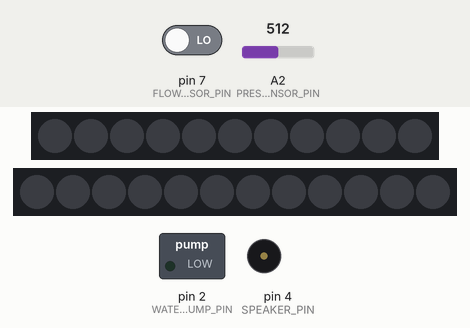
This program was run on a simulated Arduino Micro, built with avr-gcc and run on an emulated ATmega32U4. Parts: 11 RGB LEDs in strip order, left to right, 12 RGB LEDs in strip order, left to right, switched loads named in the program (green lamp = pin HIGH), buzzer (waves = sounding, pin HIGH). The inputs (shaded band) are chosen by the test bench; at power-on: A2 (PRESSURE_SENSOR_PIN) = 512, pin 7 (FLOW_SENSOR_PIN) LOW. Dim RGB values are drawn brighter than linear.

Above: at 4.2 s.
4.3 s: A2 (PRESSURE_SENSOR_PIN) set to 21
At 4.8 s:
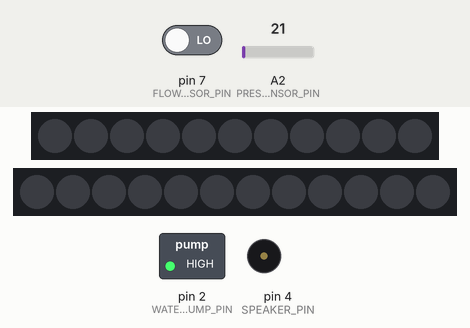
5.8 s: A2 (PRESSURE_SENSOR_PIN) set to 5
At 7.0 s:
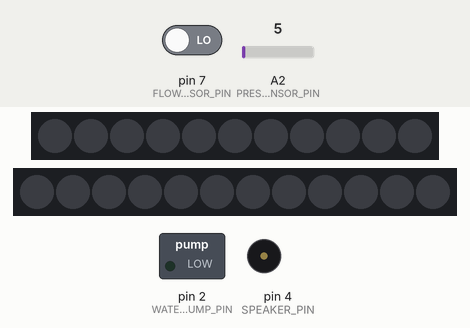
7.3 s: A2 (PRESSURE_SENSOR_PIN) set to 25
At 17.62 s:
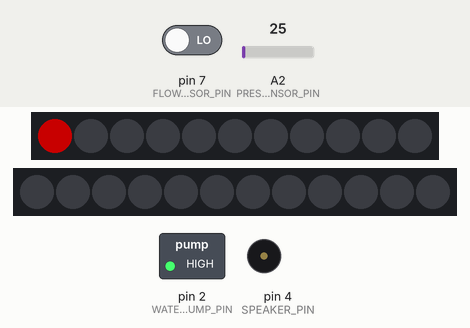
Timing chart, 0 to 19.1 s (numbered marks = the images above; inputs shaded):
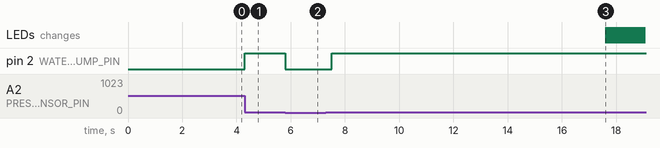

The program:

main.cpp
```cpp
/*Required Libraries: Adafruit NeoPixel*/
#include <Arduino.h>
#include <Adafruit_NeoPixel.h>
#include <Constants.h>

Adafruit_NeoPixel bottleStrip(BOTTLE_STRIP_COUNT, BOTTLE_STRIP_PIN, NEO_GRB + NEO_KHZ800);
Adafruit_NeoPixel glassStrip(GLASS_STRIP_COUNT, GLASS_STRIP_PIN, NEO_GRB + NEO_KHZ800);

int deviceState; // state of the device
double waterAmount_required; // the amount of water (in ml) the users should have drunk so far
double waterAmount_drunk; // the amount of water (in ml) that has been drunk so far
volatile double waterFlow; // amount of water (in ml) pumped in the current filling process
long lastMillis; // the past milliseconds when you were reminded to drink the last time
long lastSnoozeMillis; // the past milliseconds when the snooze remind was active the last time
bool fillingInterrupted; // was the last filling process interrupted
bool wasFilledUp; // was the glass filled up at least once
long rechargingStart;

void initPINS(){
	pinMode(FLOW_SENSOR_PIN, INPUT);
	pinMode(PRESSURE_SENSOR_PIN, INPUT);
	pinMode(SPEAKER_PIN, OUTPUT);
	pinMode(WATER_PUMP_PIN, OUTPUT);
	pinMode(BOTTLE_STRIP_PIN, OUTPUT);
	pinMode(GLASS_STRIP_PIN, OUTPUT);
}

// method for sound
void beep(){
		tone(SPEAKER_PIN, TONE_FREQUENCY, TONE_DURATION);
}
// pixel runs from left to right of the strip
// has delay of wait*number of LEDs on strip
void runningPixel(Adafruit_NeoPixel &strip, uint32_t color, int wait){
	for(int i = 0; i < strip.numPixels(); i++){
		strip.clear();
		strip.setPixelColor(i, color);
		strip.show();
		delay(wait);
	}
	for(int i = strip.numPixels()-2; i > 0; i--){
		strip.clear();
		strip.setPixelColor(i, color);
		strip.show();
		delay(wait);
	}
	strip.clear();
	strip.show();
}
// blink LED for 1 second
void blink(Adafruit_NeoPixel &strip, uint32_t color){
	strip.clear();
	for(int i = 0;  i < strip.numPixels(); i++){
		strip.setPixelColor(i, color);
	}
	strip.show();
	delay(1000);
	strip.clear();
	strip.show();
}

void remindToDrink(){
	beep();
	blink(glassStrip, glassStrip.Color(255, 0, 0));
}

// returns state of the glass: -1 if glass not on plate, 0 if glass on plate and empty, 1 if glass filled with water
int getGlassState() {
	int val = analogRead(PRESSURE_SENSOR_PIN);
	if(val <= THRESHOLD_NO_GLASS){
		return -1;
	}
	else if(val > THRESHOLD_NO_GLASS && val <= THRESHOLD_EMPTY_GLASS){
		return 0;
	}
	else{
		return 1;
	}
}
void pulse() {  // measure the quantity of square waves
	waterFlow += 1.0 / PULSES_PER_LITRE; // 5880 is the number of Pulses required for one liter
}

void initObjects(){
	bottleStrip.begin(); // INITIALIZE NeoPixel strip object (REQUIRED)
	bottleStrip.clear();
	bottleStrip.show(); // Turn OFF all pixels ASAP
	bottleStrip.setBrightness(LED_BRIGHTNESS); // Set BRIGHTNESS to about 1/5 (max = 255)
	glassStrip.begin(); // INITIALIZE NeoPixel strip object (REQUIRED)
	glassStrip.clear();
	glassStrip.show(); // Turn OFF all pixels ASAP
	glassStrip.setBrightness(LED_BRIGHTNESS); // Set BRIGHTNESS to about 1/5 (max = 255)
}
void initValues(){
	deviceState = STANDARD;
	lastMillis = millis();
	waterAmount_required = 0.0;
	waterAmount_drunk = 0.0;
	waterFlow = 0;
	fillingInterrupted = false;
	wasFilledUp = false;
}
void setup() {
	Serial.begin(9600);
	initPINS();
	initObjects();
	initValues();
	delay(3000);
}

void loop() {
	// remind timers work independent of device status
	if (millis() - lastMillis >= REMIND_INTERVAL) { // time to remind the user to drink
		waterAmount_required += WATER_AMOUNT;
		if(waterAmount_drunk < waterAmount_required){
			remindToDrink();
		}
		lastMillis = millis();
		lastSnoozeMillis = millis();
	}
	else if (waterAmount_drunk < waterAmount_required && millis()  - lastSnoozeMillis >= SNOOZE_INTERVAL ) { // user has not drunk enough so the snooze-remind start every two minutes (until enough water was drunk)
		remindToDrink();
		lastSnoozeMillis = millis();
	}
	int glassState = getGlassState();

	switch (deviceState){
		case STANDARD:
			if( glassState ==  -1 ){ // no glass on plate
				deviceState = NO_GLASS;
			}
			else if ( glassState == 0 ) { // glass empty
				attachInterrupt(digitalPinToInterrupt(FLOW_SENSOR_PIN), pulse, RISING); // flow sensor starts measuring
				if(wasFilledUp){
					waterAmount_drunk += WATER_AMOUNT;
				}
				wasFilledUp = true;
				digitalWrite(WATER_PUMP_PIN, HIGH); // start water pump
				deviceState = RECHARGING;
				rechargingStart = millis() + DELAY;
			}
			break;

		case RECHARGING:
			if ( glassState ==  -1 ){
				fillingInterrupted = true;
				digitalWrite(WATER_PUMP_PIN, LOW); // stop water pump
				deviceState = NO_GLASS;
			}
			if ( waterFlow >= WATER_AMOUNT ){ // 80 ml were filled in the glass
				digitalWrite(WATER_PUMP_PIN, LOW); // stop water pump
				detachInterrupt(digitalPinToInterrupt(FLOW_SENSOR_PIN)) ; // flow sensor stops measuring
				waterFlow = 0;
				deviceState = STANDARD;
			}
			if(millis() -rechargingStart >= RECHARGE_TIMEOUT ){ // bottle seems to be empty
				runningPixel(bottleStrip, bottleStrip.Color(255, 0,0), 50);
				runningPixel(bottleStrip, bottleStrip.Color(255, 0,0), 50);
				rechargingStart = millis() + DELAY;
			}
			break;

		case NO_GLASS:
			if ( glassState !=  -1 ) {
				if(fillingInterrupted){ // if filling was interrupted, the program jumps back to the previous state
					fillingInterrupted = false;
					digitalWrite(WATER_PUMP_PIN, HIGH); // restart water pump
					deviceState = RECHARGING;
					rechargingStart = millis() + DELAY;
				}
				else{
					deviceState = STANDARD;
				}
			}
			delay(1500); // delay achieves that no random values are measured when putting down glass
			break;
	}
	delay(DELAY);
}
```

Constants.h
```cpp
//Input PINs
#define FLOW_SENSOR_PIN 7 // digital input
#define PRESSURE_SENSOR_PIN A2 // analog input

//Output PINs
#define WATER_PUMP_PIN 2 // digital output
#define GLASS_STRIP_PIN 3 // digital output
#define SPEAKER_PIN 4 // digital output
#define BOTTLE_STRIP_PIN 5 // digital output

//LED strips
#define BOTTLE_STRIP_COUNT 11
#define GLASS_STRIP_COUNT 12
#define LED_BRIGHTNESS 100

//Speaker
#define TONE_FREQUENCY 300
#define TONE_DURATION 1000 // duration in ms

// Water flow sensor
#define PULSES_PER_LITRE 5880.0 // Pulses that are needed for flow sensor to measure one litre

//States
#define STANDARD 0
#define RECHARGING 1
#define BOTTLE_EMPTY 2
#define NO_GLASS 3

//Glass pressure values
#define THRESHOLD_NO_GLASS 15 // if below this value, no glass is on plate
#define THRESHOLD_EMPTY_GLASS 31 // if this or above this value, glass still contains

//Time Intervals and water amount
#define REMIND_INTERVAL 1800000  // 30 minutes // set to 60000 (1 minute) for testing
#define SNOOZE_INTERVAL 300000 // 5 minutes // set to 5000 (5 seconds) for testing
#define WATER_AMOUNT 0.08 // Water amound (in l) that has to be consumed within the REMIND_INTERVAL --> 80 ml
#define DELAY 100
#define RECHARGE_TIMEOUT 10000
```

Measured:
- after the input at 4.3 s, pin 2 (WATER_PUMP_PIN): LOW → HIGH at once
- after the input at 5.8 s, pin 2 (WATER_PUMP_PIN): HIGH → LOW at once
- after the input at 7.3 s, pin 2 (WATER_PUMP_PIN): LOW → HIGH after 0.21 s; the LEDs: change after 10.3 s (image 3)
